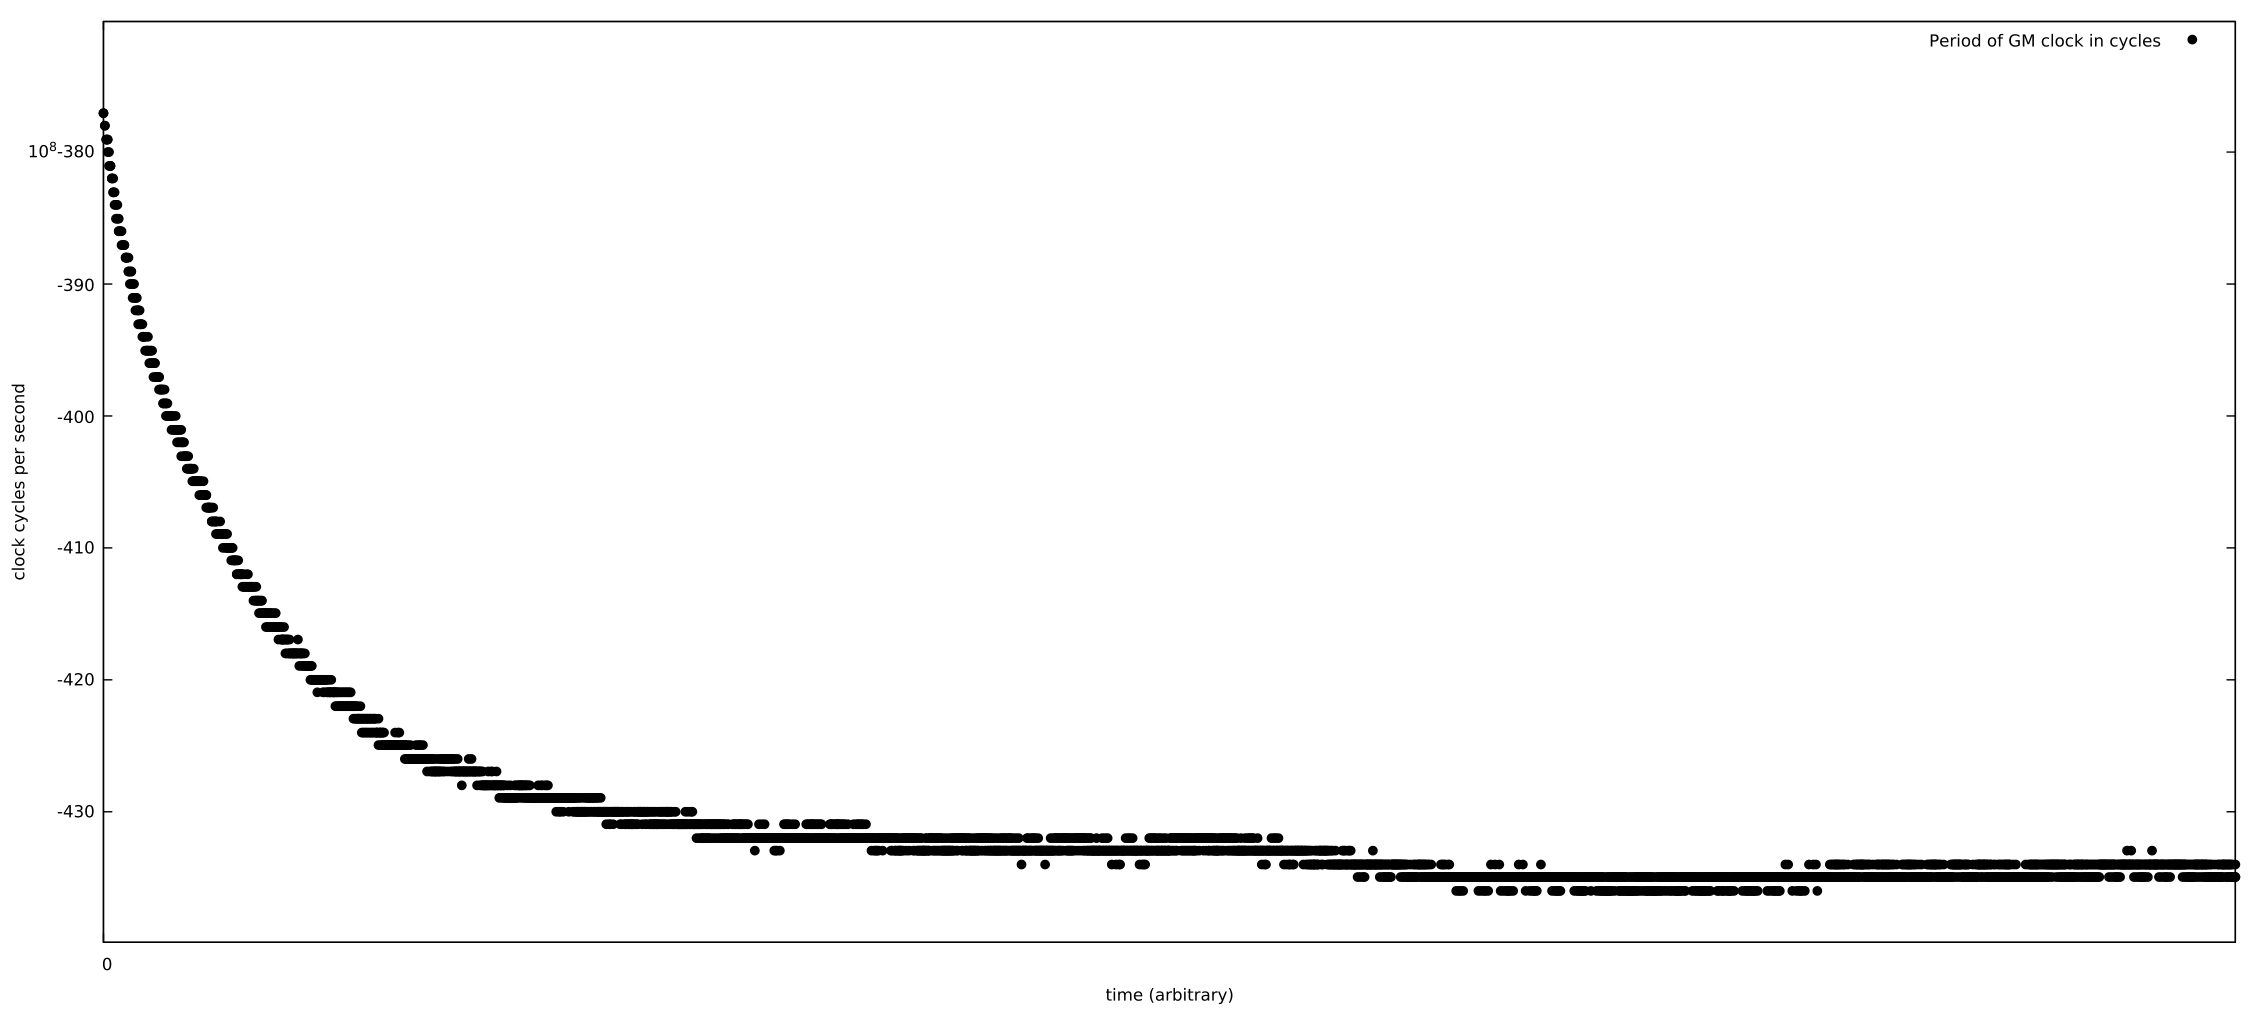

Here is the gnuplot script that generated this plot:
set yrange [-440:-370]
set xtics (0)
set ytics ("10^8-380" -380, -390, -400, -410, -420, -430)
set xlabel "time (arbitrary)"
set ylabel "clock cycles per second"
plot '../meetlogboek/statime-hard-10-05-2022-1456-analysis/gm-interval.dat' using ($1-100000000) pt 7 black title "Period of GM clock in cycles"
